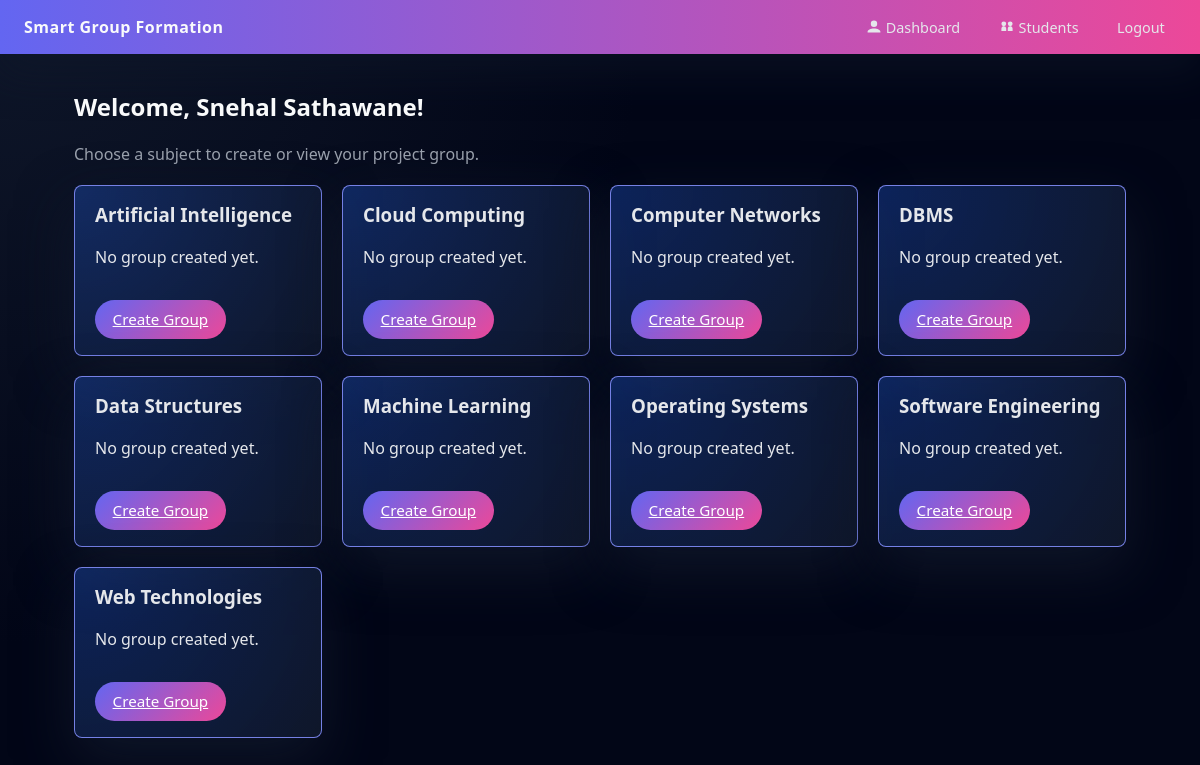
The page /dashboard (signed in) on the database its author committed.
### app.py (models this page shows, shortened)
class User(db.Model):
    id = db.Column(db.Integer, primary_key=True)
    name = db.Column(db.String(120), nullable=False)
    roll_number = db.Column(db.String(50), nullable=False)
    email = db.Column(db.String(120), unique=True, nullable=False)
    password_hash = db.Column(db.String(255), nullable=False)

class Subject(db.Model):
    id = db.Column(db.Integer, primary_key=True)
    name = db.Column(db.String(120), unique=True, nullable=False)
    groups = db.relationship("ProjectGroup", backref="subject", lazy=True)

### app.py (the view)
@app.route("/dashboard")
@login_required
def dashboard():
    user = get_current_user()
    subjects = Subject.query.order_by(Subject.name).all()
    subject_status = []
    for subject in subjects:
        group = (
            ProjectGroup.query.join(GroupMember)
            .filter(
                ProjectGroup.subject_id == subject.id,
                GroupMember.user_id == user.id,
            )
            .first()
        )
        subject_status.append(
            {
                "subject": subject,
                "group": group,
            }
        )
    return render_template("dashboard.html", user=user, subject_status=subject_status)

### app.py (called while the page is built)
def login_required(view_func):
    @wraps(view_func)
    def wrapped_view(*args, **kwargs):
        if "user_id" not in session:
            flash("Please log in to continue.", "warning")
            return redirect(url_for("login"))
        return view_func(*args, **kwargs)
    return wrapped_view

def get_current_user():
    user_id = session.get("user_id")
    if not user_id:
        return None
    return db.session.get(User, user_id)

### templates/dashboard.html
{% extends "base.html" %}
{% block content %}
<section>
    <h2>Welcome, {{ user.name }}!</h2>
    <p class="subtitle">Choose a subject to create or view your project group.</p>
    <div class="card-grid">
        {% for item in subject_status %}
            <div class="card">
                <h3>{{ item.subject.name }}</h3>
                {% if item.group %}
                    <p>You are already in a group for this subject.</p>
                    <a href="{{ url_for('group_detail', group_id=item.group.id) }}" class="btn-secondary">Open Group</a>
                {% else %}
                    <p>No group created yet.</p>
                    <a href="{{ url_for('create_group', subject_id=item.subject.id) }}" class="btn-primary">Create Group</a>
                {% endif %}
            </div>
        {% endfor %}
    </div>
</section>
{% endblock %}

### templates/base.html (shortened to what this page needs)
<!DOCTYPE html>
<html lang="en">
<head>
    <link rel="stylesheet" href="{{ url_for('static', filename='css/style.css') }}">
</head>
<body>
<nav class="navbar">
    <div class="nav-left">
        <span class="brand">Smart Group Formation</span>
    </div>
    <div class="nav-right">
        {% if session.get('user_id') %}
            <a href="{{ url_for('dashboard') }}" class="nav-link">
                <span class="nav-icon">
                    <svg viewBox="0 0 20 20" aria-hidden="true">
                        <path d="M10 2a4 4 0 1 1-4 4 4 4 0 0 1 4-4Zm0 10c-4.418 0-8 1.79-8 4v1h16v-1c0-2.21-3.582-4-8-4Z"></path>
                    </svg>
                </span>
                <span>Dashboard</span>
            </a>
            <a href="{{ url_for('students') }}" class="nav-link">
                <span class="nav-icon">
                    <svg viewBox="0 0 20 20" aria-hidden="true">
                        <path d="M6 3a3 3 0 1 1-3 3 3 3 0 0 1 3-3Zm8 0a3 3 0 1 1-3 3 3 3 0 0 1 3-3ZM3 12a3 3 0 0 1 3-3h0a3 3 0 0 1 3 3v3H3Zm8 0a3 3 0 0 1 3-3h0a3 3 0 0 1 3 3v3h-6Z"></path>
                    </svg>
                </span>
                <span>Students</span>
            </a>
            <a href="{{ url_for('logout') }}" class="nav-link">Logout</a>
        {% else %}
            <a href="{{ url_for('login') }}" class="nav-link">Login</a>
            <a href="{{ url_for('register') }}" class="nav-link">Sign Up</a>
        {% endif %}
    </div>
</nav>
<main class="main-container">
    {% block content %}{% endblock %}
</main>
</body>
</html>

### static/css/style.css (style rules this page uses)
* { box-sizing: border-box; }
body { margin: 0; font-family: system-ui, -apple-system, BlinkMacSystemFont, "Segoe UI", sans-serif; background: radial-gradient(circle at top left, #0f172a 0, #020617 45%, #020617 100%); color: #e5e7eb; }
.navbar { display: flex; align-items: center; justify-content: space-between; padding: 0.75rem 1.5rem; background: linear-gradient(90deg, #6366f1, #ec4899); color: #f9fafb; box-shadow: 0 18px 40px rgba(15, 23, 42, 0.55); }
.brand { font-weight: 600; letter-spacing: 0.03em; }
.nav-right { display: flex; align-items: center; }
.nav-link { display: inline-flex; align-items: center; gap: 0.25rem; color: #e5e7eb; margin-left: 1rem; text-decoration: none; font-size: 0.9rem; padding: 0.35rem 0.7rem; border-radius: 999px; transition: background 0.2s ease, color 0.2s ease, transform 0.1s ease; }
.nav-icon { width: 16px; height: 16px; display: inline-flex; align-items: center; justify-content: center; }
.nav-icon svg { width: 100%; height: 100%; fill: currentColor; }
.main-container { padding: 2.25rem 1.5rem 2.5rem; max-width: 1100px; margin: 0 auto; color: #e5e7eb; }
h2 { margin-top: 0; color: #f9fafb; }
.subtitle { color: #9ca3af; margin-bottom: 1.25rem; }
.btn-primary { display: inline-block; border: none; background: linear-gradient(135deg, #6366f1, #ec4899); color: #fff; padding: 0.6rem 1.1rem; border-radius: 999px; font-size: 0.95rem; cursor: pointer; margin-top: 1rem; }
.card-grid { display: grid; grid-template-columns: repeat(auto-fit, minmax(220px, 1fr)); gap: 1.25rem; }
.card { background: radial-gradient(circle at top left, rgba(37, 99, 235, 0.32), rgba(15, 23, 42, 0.98)); border-radius: 8px; padding: 1rem 1.25rem; box-shadow: 0 22px 55px rgba(15, 23, 42, 0.9); border: 1px solid rgba(129, 140, 248, 0.9); transition: transform 0.15s ease, box-shadow 0.15s ease, border-color 0.15s ease; position: relative; overflow: hidden; }
.card h3 { margin-top: 0; color: #e5e7eb; }

### rows shown on the page
User: name "Snehal Sathawane"
Subject: subject.name "Artificial Intelligence"
Subject: subject.name "Cloud Computing"
Subject: subject.name "Computer Networks"
Subject: subject.name "DBMS"
Subject: subject.name "Data Structures"
Subject: subject.name "Machine Learning"
Subject: subject.name "Operating Systems"
Subject: subject.name "Software Engineering"
Subject: subject.name "Web Technologies"
